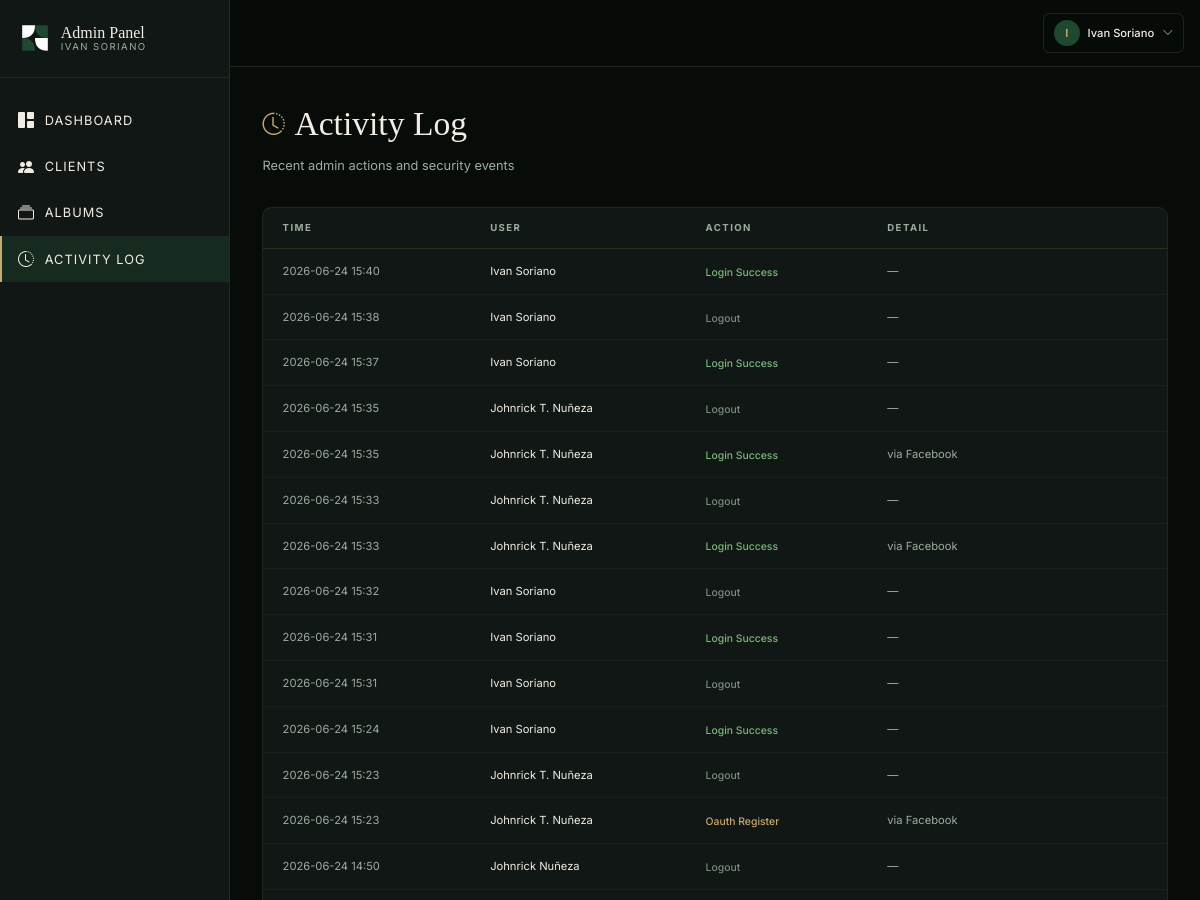
Before: /admin/logs (signed in, upper part) with the older database file.
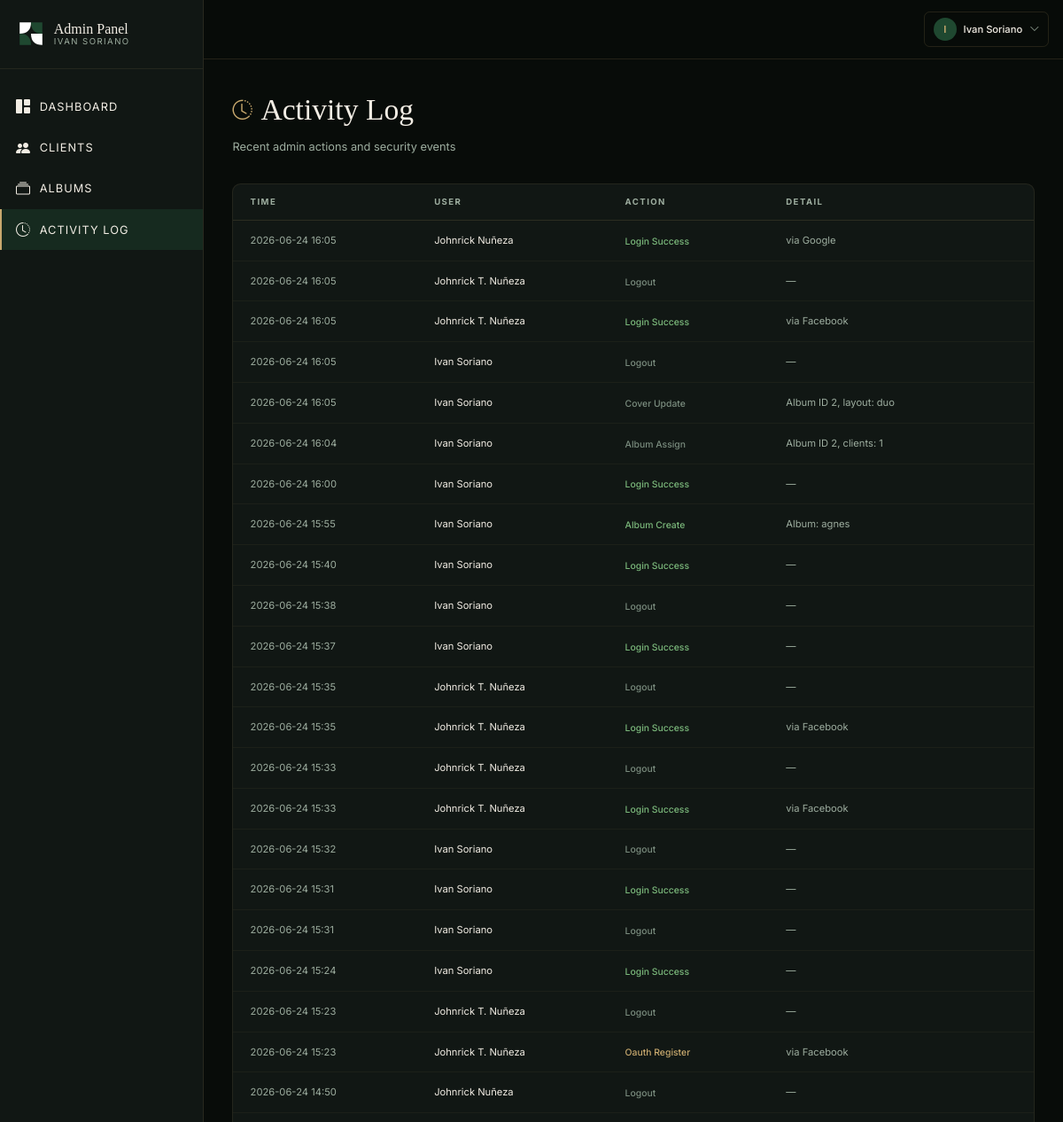
After: the same page with the newer database file.
### models.py (models this page shows, shortened)
class User(UserMixin, db.Model):
    __tablename__ = "users"
    id = db.Column(db.Integer, primary_key=True)
    email = db.Column(db.String(120), unique=True, nullable=False)
    password_hash = db.Column(db.String(256), nullable=True)
    role = db.Column(db.String(20), nullable=False, default="client")  # 'admin' or 'client'
    name = db.Column(db.String(100), nullable=False, default="")
    created_at = db.Column(db.DateTime, default=datetime.utcnow)
    failed_login_count = db.Column(db.Integer, default=0)
    locked_until = db.Column(db.DateTime, nullable=True)
    oauth_provider = db.Column(db.String(20), nullable=True)  # 'facebook', 'google', or None
    assignments = db.relationship("PhotoAssignment", backref="client", foreign_keys="PhotoAssignment.client_id", cascade="all, delete-orphan")
    @property
    def is_admin(self):
        return self.role == "admin"

class AdminLog(db.Model):
    __tablename__ = "admin_logs"
    id = db.Column(db.Integer, primary_key=True)
    user_id = db.Column(db.Integer, db.ForeignKey("users.id"), nullable=True)
    action = db.Column(db.String(100), nullable=False)
    detail = db.Column(db.Text, nullable=True)
    created_at = db.Column(db.DateTime, default=datetime.utcnow)
    user = db.relationship("User", foreign_keys=[user_id])

### admin.py (the view)
@admin_bp.route("/logs")
@admin_required
def logs():
    page = request.args.get("page", 1, type=int)
    per_page = 50
    pagination = AdminLog.query.order_by(AdminLog.created_at.desc()).paginate(
        page=page, per_page=per_page, error_out=False
    )
    return render_template("admin/logs.html", logs=pagination.items, pagination=pagination)

### admin.py (called while the page is built)
def admin_required(f):
    @wraps(f)
    @login_required
    def decorated(*args, **kwargs):
        if not current_user.is_admin:
            return redirect(url_for("client.gallery"))
        return f(*args, **kwargs)
    return decorated

### app.py (called while the page is built)
@login_manager.user_loader
def load_user(user_id):
    return User.query.get(int(user_id))

### templates/admin/logs.html (shortened to what this page needs)
{% extends "admin/base.html" %}
{% block content %}
<div class="admin-animate">
  <div class="mb-10">
    <div class="flex items-center gap-3 mb-2">
      <i class="bi bi-clock-history" style="font-size: 28px; color: var(--isp-gold);"></i>
      <h1 style="font-family: var(--font-display); color: var(--isp-cream); font-size: 42px; font-weight: 300;">Activity Log</h1>
    </div>
    <p style="color: var(--isp-text-muted); font-size: 16px;">Recent admin actions and security events</p>
  </div>
  <div class="rounded-xl overflow-hidden" style="background-color: var(--isp-bg-card); border: 1px solid rgba(200,169,110,0.1);">
    <table class="w-full">
      <thead>
        <tr style="border-bottom: 1px solid rgba(200,169,110,0.15);">
          <th class="text-left px-6 py-4 uppercase" style="font-size: 12px; letter-spacing: 0.15em; color: var(--isp-text-muted);">Time</th>
          <th class="text-left px-6 py-4 uppercase" style="font-size: 12px; letter-spacing: 0.15em; color: var(--isp-text-muted);">User</th>
          <th class="text-left px-6 py-4 uppercase" style="font-size: 12px; letter-spacing: 0.15em; color: var(--isp-text-muted);">Action</th>
          <th class="text-left px-6 py-4 uppercase" style="font-size: 12px; letter-spacing: 0.15em; color: var(--isp-text-muted);">Detail</th>
        </tr>
      </thead>
      <tbody>
        {% for log in logs %}
        <tr style="border-bottom: 1px solid rgba(200,169,110,0.06);">
          <td class="px-6 py-4" style="color: var(--isp-text-muted); font-size: 14px; white-space: nowrap;">
            {{ log.created_at.strftime('%Y-%m-%d %H:%M') }}
          </td>
          <td class="px-6 py-4" style="color: var(--isp-cream); font-size: 14px;">
            {{ log.user.name if log.user else 'System' }}
          </td>
          <td class="px-6 py-4">
            <span style="font-size: 13px; font-weight: 500; color: {{ action_colors.get(log.action, '#C8A96E') }};">
              {{ log.action.replace('_', ' ').title() }}
            </span>
          </td>
          <td class="px-6 py-4" style="color: var(--isp-text-muted); font-size: 14px;">
            {{ log.detail or '—' }}
          </td>
        </tr>
        {% else %}
        <tr>
          <td colspan="4" class="px-6 py-12 text-center" style="color: var(--isp-text-muted); font-size: 15px;">
            No activity logged yet.
          </td>
        </tr>
        {% endfor %}
      </tbody>
    </table>
  </div>
</div>
{% endblock %}

### templates/admin/base.html (shortened to what this page needs)
<!DOCTYPE html>
<html lang="en">
<head>
  <script src="https://cdn.tailwindcss.com"></script>
  <link rel="stylesheet" href="https://cdn.jsdelivr.net/npm/bootstrap-icons@1.11.3/font/bootstrap-icons.min.css">
  <link rel="stylesheet" href="{{ url_for('static', filename='css/styles.css') }}" />
</head>
<body style="background-color: var(--isp-bg); font-family: var(--font-body); min-height: 100vh;">
  <div class="flex items-stretch" style="min-height: 125vh;">
    <aside class="fixed lg:sticky inset-y-0 left-0 w-72 z-50 flex flex-col transition-transform duration-300 -translate-x-full lg:translate-x-0"
      id="admin-sidebar"
      style="background-color: var(--isp-bg-card); border-right: 1px solid rgba(200,169,110,0.12);">
      <div class="px-6 py-7" style="border-bottom: 1px solid rgba(200,169,110,0.1);">
        <a href="/admin/dashboard" class="flex items-center gap-3">
          <svg width="40" height="40" viewBox="0 0 100 100" fill="none" xmlns="http://www.w3.org/2000/svg">
            <path d="M10 10 H50 Q50 50 10 50 Z" fill="white" />
            <path d="M50 10 H90 V50 Q50 50 50 10 Z" fill="#1F4830" />
            <path d="M10 50 Q50 50 50 90 H10 Z" fill="#1F4830" />
            <path d="M50 50 Q50 90 90 90 V50 Z" fill="white" />
          </svg>
          <div class="flex flex-col leading-none">
            <span style="font-family: var(--font-display); color: var(--isp-cream); font-size: 20px; font-weight: 400;">
              Admin Panel
            </span>
            <span style="font-family: var(--font-body); color: var(--isp-text-muted); font-size: 12px; letter-spacing: 0.15em; text-transform: uppercase; margin-top: 2px;">
              Ivan Soriano
            </span>
          </div>
        </a>
      </div>
      <nav class="flex-1 py-6 overflow-y-auto">
        <a href="/admin/dashboard" class="admin-nav-link" style="color: var(--isp-cream);">
          <i class="bi bi-grid-1x2-fill" style="font-size: 20px;"></i> Dashboard
        </a>
        <a href="/admin/clients" class="admin-nav-link" style="color: var(--isp-cream);">
          <i class="bi bi-people-fill" style="font-size: 20px;"></i> Clients
        </a>
        <a href="/admin/albums" class="admin-nav-link" style="color: var(--isp-cream);">
          <i class="bi bi-collection" style="font-size: 20px;"></i> Albums
        </a>
        <a href="/admin/logs" class="admin-nav-link" style="color: var(--isp-cream);">
          <i class="bi bi-clock-history" style="font-size: 20px;"></i> Activity Log
        </a>
      </nav>
    </aside>
    <div class="flex-1 min-w-0" style="min-height: 125vh;">
      <header class="sticky top-0 z-30 flex items-center justify-between px-5 py-4"
        style="background-color: rgba(8,12,9,0.92); backdrop-filter: blur(12px); border-bottom: 1px solid rgba(200,169,110,0.15);">
        <div class="relative">
          <button onclick="toggleUserMenu()" class="flex items-center gap-2.5 px-3 py-2 rounded-lg transition-all hover:bg-isp-green" style="border: 1px solid rgba(200,169,110,0.15);">
            <div class="w-8 h-8 rounded-full flex items-center justify-center" style="background-color: var(--isp-green); color: var(--isp-gold); font-size: 14px; font-weight: 600;">
              {{ current_user.name[0] if current_user.name else 'A' }}
            </div>
            <span class="hidden sm:inline" style="color: var(--isp-cream); font-size: 14px; font-weight: 500;">{{ current_user.name }}</span>
            <i class="bi bi-chevron-down" style="font-size: 14px; color: var(--isp-text-muted);"></i>
          </button>
        </div>
      </header>
      <main class="px-6 lg:px-10 py-10">
        {% block content %}{% endblock %}
      </main>
    </div>
  </div>
</body>
</html>

### static/css/styles.css (style rules this page uses)
body { zoom: 0.8; }
:root { --isp-green: #1F4830; --isp-green-light: #2D5A3D; --isp-green-dark: #152E20; --isp-cream: #F2EDE4; --isp-gold: #C8A96E; --isp-bg: #080C09; --isp-bg-card: #111714; --isp-bg-section: #0D120F; --isp-text-muted: #9DAD9F; --font-display: 'Cormorant Garamond', Georgia, serif; --font-body: 'Inter', system-ui, sans-serif; }
* { margin: 0; padding: 0; box-sizing: border-box; }
html, body { height: 100%; }
body { background-color: var(--isp-bg); font-family: var(--font-body); color: var(--isp-cream); -webkit-font-smoothing: antialiased; -moz-osx-font-smoothing: grayscale; }
html { scroll-behavior: smooth; }

### templates/admin/base.html (style rules this page uses)
.admin-nav-link { display: flex; align-items: center; gap: 12px; padding: 14px 20px; font-size: 16px; letter-spacing: 0.08em; text-transform: uppercase; transition: all 0.3s ease; border-left: 3px solid transparent; }
.admin-nav-link.active { background-color: rgba(31,72,48,0.4); border-left-color: var(--isp-gold); color: var(--isp-gold); }
.admin-animate { animation: fadeInUp 0.5s ease-out; }

Changed rows visible on the page:
added AdminLog: created_at "2026-06-24 16:05", user "Johnrick Nuñeza", action.replace "Login Success", detail "via Google"
added AdminLog: created_at "2026-06-24 16:05", user "Johnrick T. Nuñeza", action.replace "Logout", detail "—"
added AdminLog: created_at "2026-06-24 16:05", user "Johnrick T. Nuñeza", action.replace "Login Success", detail "via Facebook"
added AdminLog: created_at "2026-06-24 16:05", user "Ivan Soriano", action.replace "Logout", detail "—"
added AdminLog: created_at "2026-06-24 16:05", user "Ivan Soriano", action.replace "Cover Update", detail "Album ID 2, layout: duo"
added AdminLog: created_at "2026-06-24 16:04", user "Ivan Soriano", action.replace "Album Assign", detail "Album ID 2, clients: 1"
added AdminLog: created_at "2026-06-24 16:00", user "Ivan Soriano", action.replace "Login Success", detail "—"
added AdminLog: created_at "2026-06-24 15:55", user "Ivan Soriano", action.replace "Album Create", detail "Album: agnes"
